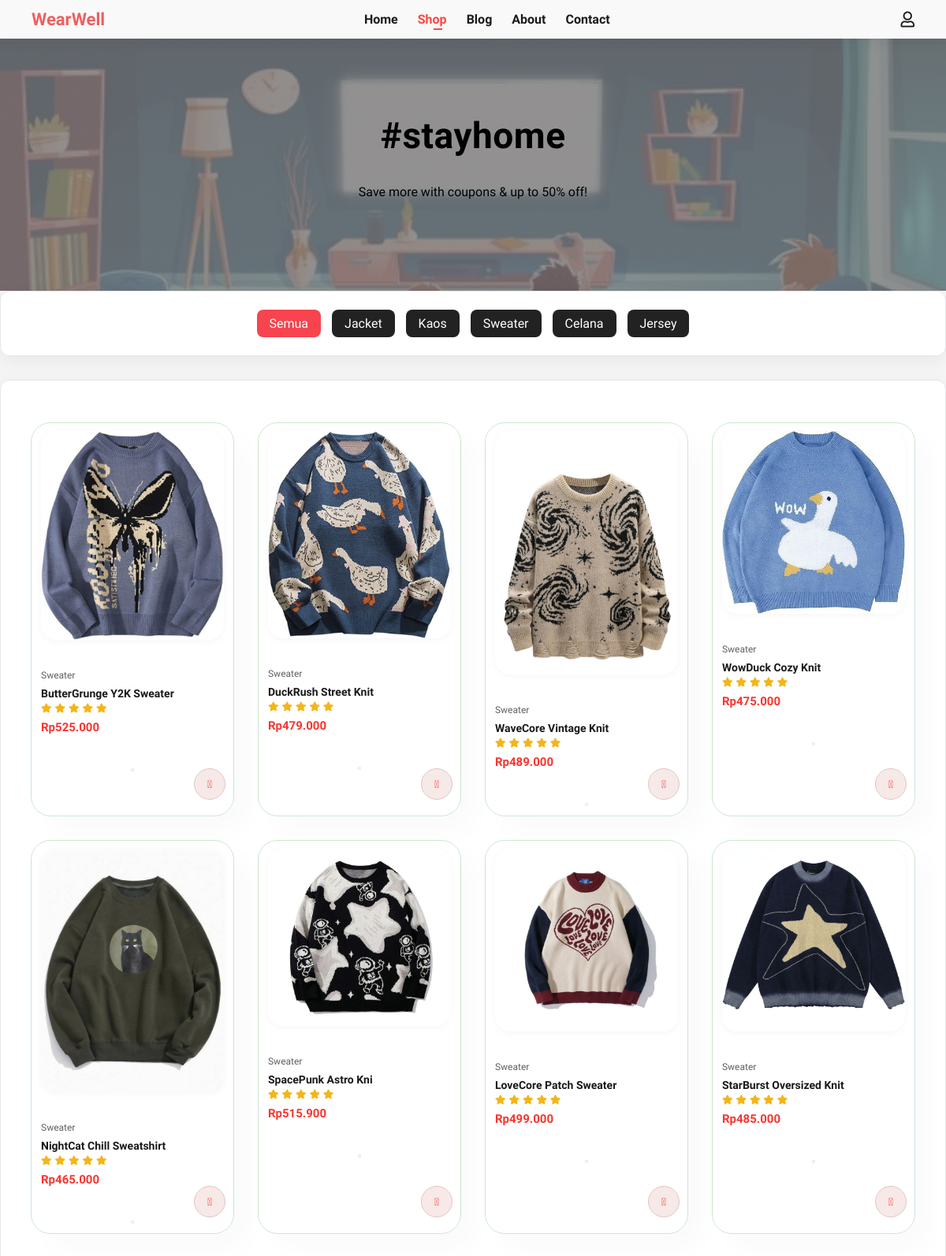
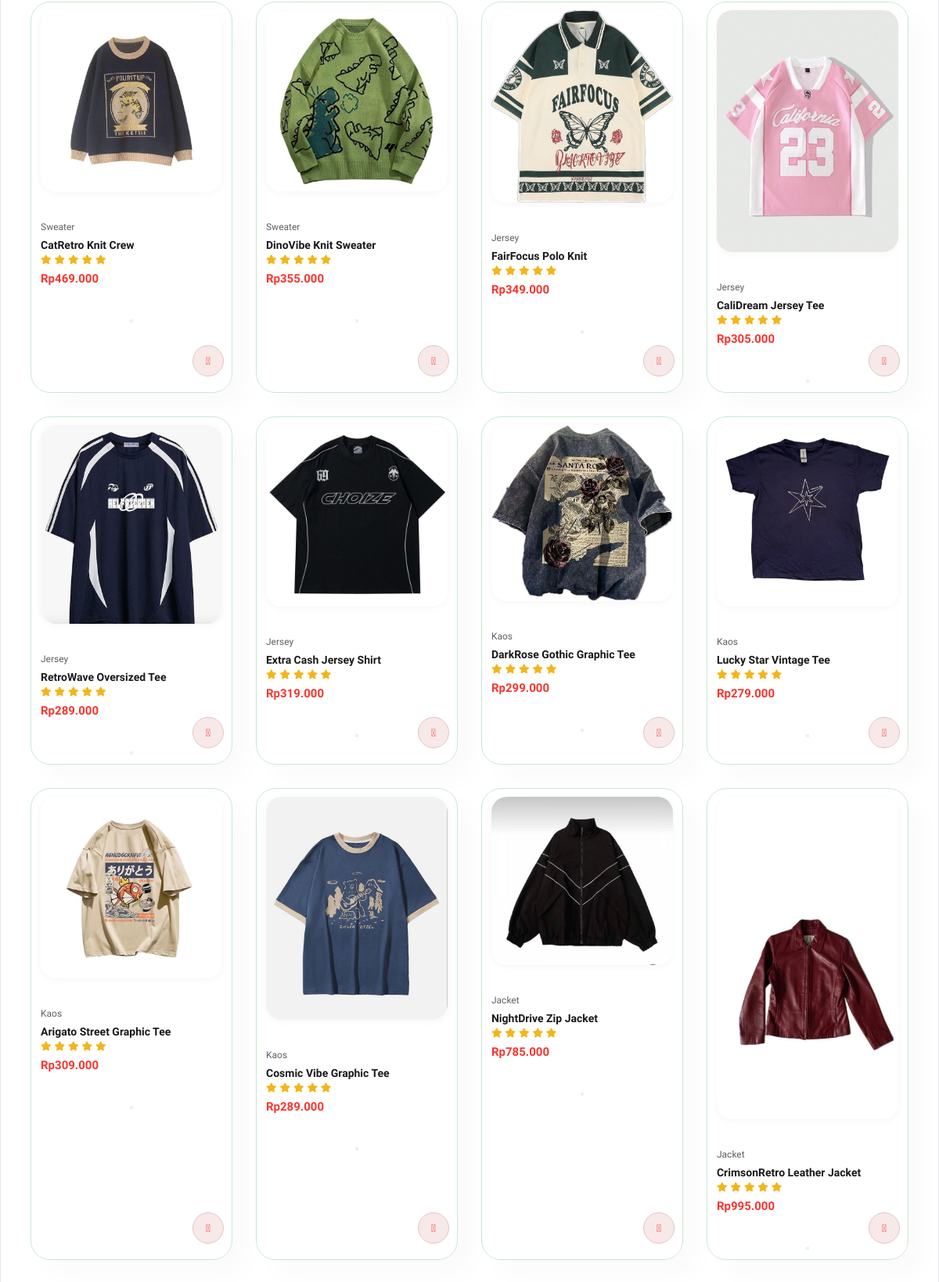
The page /shop.php (upper part) on the database its author committed (2 pictures, top to bottom).
### tables this page shows
CREATE TABLE `products` (
  `id` int(11) NOT NULL,
  `seller_id` int(11) NOT NULL,
  `category_id` int(11) DEFAULT NULL,
  `name` varchar(200) DEFAULT NULL,
  `price` decimal(10,2) DEFAULT NULL,
  `stock` int(11) DEFAULT 0,
  `image` varchar(255) DEFAULT NULL,
  `created_at` timestamp NOT NULL DEFAULT current_timestamp(),
  `size` varchar(5) DEFAULT 'M',
  `description` text DEFAULT NULL
);

CREATE TABLE `categories` (
  `id` int(11) NOT NULL,
  `name` varchar(100) NOT NULL
);

### shop.php (the view, shortened to what this page needs)
<?php
include 'backend/config.php';
$selected_category = isset($_GET['category']) ? $_GET['category'] : '';
if ($selected_category) {
    $query = "
        SELECT p.*, c.name AS category_name
        FROM products p
        JOIN categories c ON p.category_id = c.id
        WHERE c.name = '$selected_category'
        ORDER BY p.id DESC
    ";
} else {
    $query = "
        SELECT p.*, c.name AS category_name
        FROM products p
        JOIN categories c ON p.category_id = c.id
        ORDER BY p.id DESC
    ";
}
$result = mysqli_query($conn, $query);
?>
<!DOCTYPE html>
<html lang="en">
<head>
    <link rel="stylesheet" href="https://pro.fontawesome.com/releases/v5.10.0/css/all.css" />
    <link rel="stylesheet" href="style.css">
</head>
<body>
<section id="header">
    <div class="nav-left">
        <p class="logo-text">WearWell</p>
    </div>
    <div class="nav-center">
        <ul id="navbar">
            <li><a href="index.php">Home</a></li>
            <li><a class="active" href="shop.php">Shop</a></li>
            <li><a href="blog.html">Blog</a></li>
            <li><a href="about.html">About</a></li>
            <li><a href="contact.html">Contact</a></li>
        </ul>
    </div>
    <div class="nav-right">
        <a href="cart.php" id="lg-bag"><i class="far fa-shopping-bag"></i></a>
        <a href="login.php" id="lg-user"><i class="far fa-user"></i></a>
    </div>
</section>
<section id="page-header">
    <h2>#stayhome</h2>
    <p>Save more with coupons & up to 50% off!</p>
</section>
<section id="category-filter" class="section-p1" style="text-align:center; margin-bottom: 30px;">
    <a href="shop.php" class="btn-category <?= $selected_category == '' ? 'active' : '' ?>">Semua</a>
    <a href="shop.php?category=Jacket" class="btn-category <?= $selected_category == 'Jacket' ? 'active' : '' ?>">Jacket</a>
    <a href="shop.php?category=Kaos" class="btn-category <?= $selected_category == 'Kaos' ? 'active' : '' ?>">Kaos</a>
    <a href="shop.php?category=Sweater" class="btn-category <?= $selected_category == 'Sweater' ? 'active' : '' ?>">Sweater</a>
    <a href="shop.php?category=Celana" class="btn-category <?= $selected_category == 'Celana' ? 'active' : '' ?>">Celana</a>
    <a href="shop.php?category=Jersey" class="btn-category <?= $selected_category == 'Jersey' ? 'active' : '' ?>">Jersey</a>
</section>
<section id="product1" class="section-p1">
    <div class="pro-container">
        <?php if (mysqli_num_rows($result) > 0): ?>
            <?php while($product = $result->fetch_assoc()): ?>
                <div class="pro">
    <a href="detail.php?id=<?= $product['id'] ?>">
        <img src="uploads/<?= htmlspecialchars($product['image']) ?>" alt="<?= htmlspecialchars($product['name']) ?>">
    </a>
    <div class="des">
        <span><?= htmlspecialchars($product['category_name']) ?></span>
        <h5><?= htmlspecialchars($product['name']) ?></h5>
        <div class="star">
            <i class="fas fa-star"></i>
            <i class="fas fa-star"></i>
            <i class="fas fa-star"></i>
            <i class="fas fa-star"></i>
            <i class="fas fa-star"></i>
        </div>
        <h4>Rp<?= number_format($product['price'], 0, ',', '.') ?></h4>
    </div>
    <form action="cart.php" method="post">
        <button type="submit" name="add_to_cart" class="cart-btn">
            <i class="fal fa-shopping-cart cart"></i>
        </button>
    </form>
</div>
            <?php endwhile; ?>
        <?php else: ?>
            <p style="text-align:center;">Produk tidak ditemukan untuk kategori ini.</p>
        <?php endif; ?>
    </div>
</section>
</body>
</html>

### style.css (style rules this page uses)
* { margin: 0; padding: 0; box-sizing: border-box; font-family: 'Spartan', sans-serif; scroll-behavior: smooth; }
h2 { font-size: 46px; line-height: 54px; color: #222; }
h4 { font-size: 20px; color: #222; }
p { font-size: 16px; color: #465b52; margin: 15px 0 20px 0; }
.section-p1 { padding: 40px 80px; }
body { width: 100%; }
#header { display: flex; align-items: center; justify-content: space-between; padding: 12px 40px; background-color: #f9f9f9; box-shadow: 0 5px 15px rgba(0, 0, 0, 0.06); z-index: 999; position: sticky; top: 0; left: 0; }
#header .nav-left p { font-size: 22px; font-weight: 700; color: #ec6060; margin: 0; }
#navbar { display: flex; align-items: center; justify-content: center; gap: 25px; }
#navbar li { list-style: none; position: relative; }
#navbar li a { text-decoration: none; font-size: 16px; font-weight: 600; color: #1a1a1a; transition: 0.3s ease; }
#navbar li a:hover, #navbar li a.active { color: #f74943; }
#navbar li a.active::after, #navbar li a:hover::after { content: ""; width: 30%; height: 2px; background: #f74943; position: absolute; bottom: -4px; left: 20px; }
.nav-right { display: flex; align-items: center; gap: 20px; }
.nav-right a { color: #1a1a1a; font-size: 20px; transition: 0.3s ease; }
#product1 { text-align: center; }
#product1 .pro-container { display: flex; justify-content: space-between; padding: 20px; flex-wrap: wrap; opacity: 0; animation: fadeInUp 0.8s ease forwards; }
#product1 .pro { width: 23%; min-width: 250px; padding: 10px 12px; border: 1px solid #cce7d0; border-radius: 25px; cursor: pointer; box-shadow: 20px 20px 30px rgba(0, 0, 0, 0.02); margin: 15px 0; transition: transform 0.3s ease, box-shadow 0.3s ease; position: relative; transform: translateY(20px); opacity: 0; animation: fadeInCard 0.6s ease forwards; }
#product1 .pro:nth-child(1) { animation-delay: 0.1s; }
#product1 .pro:nth-child(2) { animation-delay: 0.2s; }
#product1 .pro:nth-child(3) { animation-delay: 0.3s; }
#product1 .pro:nth-child(4) { animation-delay: 0.4s; }
#product1 .pro:nth-child(5) { animation-delay: 0.5s; }
#product1 .pro:nth-child(6) { animation-delay: 0.6s; }
#product1 .pro img { width: 100%; border-radius: 20px; transition: transform 0.3s ease; }
#product1 .pro .des { text-align: start; padding: 30px 0; }
#product1 .pro .des span { color: #606063; font-size: 12px; }
#product1 .pro .des h5 { padding-top: 7px; color: #1a1a1a; font-size: 14px; }
#product1 .pro .des i { font-size: 12px; color: rgba(243, 181, 25); }
#product1 .pro .des h4 { padding-top: 7px; font-size: 15px; font-weight: 700; color: #f73630; }
#product1 .pro .cart { width: 40px; height: 40px; line-height: 40px; border-radius: 50px; background-color: #f6e9e8; font-weight: 500; color: #f73630; border: 1px solid #dfc7c1; position: absolute; bottom: 20px; right: 10px; transition: background 0.3s ease, transform 0.3s ease; }
#category-filter .btn-category { display: inline-block; background: #222; color: #fff; padding: 8px 16px; margin: 5px; border-radius: 8px; text-decoration: none; transition: 0.3s; }
#category-filter .btn-category.active { background: #f7444e; color: white; }
#page-header { background-image: linear-gradient(rgba(119, 117, 117, 0.8),rgba(119, 117, 117, 0.8)) ,url(img/banner/b1.jpg); width: 100%; height: 40vh; background-size: cover; display: flex; justify-content: center; align-items: center; flex-direction: column; padding: 14px }
#page-header h2, #page-header p { color: #000; }
:root { --bg:#f6f7f8; --card:#ffffff; --text:#0f172a; --muted:#64748b; --border:#e5e7eb; --brand:#ef4444; --brand-2:#111827; --radius:12px; --shadow:0 6px 24px rgba(0,0,0,.06); --shadow-sm:0 2px 10px rgba(0,0,0,.04); --dur:.35s; --ease:cubic-bezier(.22,.61,.36,1); }
body { background:var(--bg); color:var(--text); }
#page-header h2 { letter-spacing:.5px }
.section-p1 { background:var(--card); border:1px solid var(--border); border-radius:var(--radius); box-shadow:var(--shadow); padding:18px; }
img { width:80px; height:auto; border-radius:10px; box-shadow: var(--shadow-sm); transition: transform var(--dur) var(--ease); }
h2 { text-align: center; margin-bottom: 20px; color: #333; }
h2 { color:#333; }
img { width:60px; height:auto; border-radius:4px; }
body { font-family: 'Spartan', sans-serif; background:#f5f5f5; margin:0; padding:0; }

### rows shown on the page
products: image (picture), category.name "Sweater", name "ButterGrunge Y2K Sweater", price "525.000"
products: image (picture), category.name "Sweater", name "DuckRush Street Knit", price "479.000"
products: image (picture), category.name "Sweater", name "WaveCore Vintage Knit", price "489.000"
products: image (picture), category.name "Sweater", name "WowDuck Cozy Knit", price "475.000"
products: image (picture), category.name "Sweater", name "NightCat Chill Sweatshirt", price "465.000"
products: image (picture), category.name "Sweater", name "SpacePunk Astro Kni", price "515.900"
products: image (picture), category.name "Sweater", name "LoveCore Patch Sweater", price "499.000"
products: image (picture), category.name "Sweater", name "StarBurst Oversized Knit", price "485.000"
products: image (picture), category.name "Sweater", name "CatRetro Knit Crew", price "469.000"
products: image (picture), category.name "Sweater", name "DinoVibe Knit Sweater", price "355.000"
products: image (picture), category.name "Jersey", name "FairFocus Polo Knit", price "349.000"
products: image (picture), category.name "Jersey", name "CaliDream Jersey Tee", price "305.000"
products: image (picture), category.name "Jersey", name "RetroWave Oversized Tee", price "289.000"
products: image (picture), category.name "Jersey", name "Extra Cash Jersey Shirt", price "319.000"
products: image (picture), category.name "Kaos", name "DarkRose Gothic Graphic Tee", price "299.000"
products: image (picture), category.name "Kaos", name "Lucky Star Vintage Tee", price "279.000"
products: image (picture), category.name "Kaos", name "Arigato Street Graphic Tee", price "309.000"
products: image (picture), category.name "Kaos", name "Cosmic Vibe Graphic Tee", price "289.000"
products: image (picture), category.name "Jacket", name "NightDrive Zip Jacket", price "785.000"
products: image (picture), category.name "Jacket", name "CrimsonRetro Leather Jacket", price "995.000"
